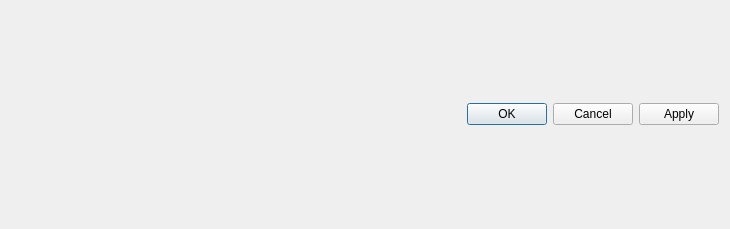
<?xml version="1.0" encoding="UTF-8"?>
<ui version="4.0">
 <class>Dialog</class>
 <widget class="QDialog" name="Dialog">
  <property name="geometry">
   <rect>
    <x>0</x>
    <y>0</y>
    <width>730</width>
    <height>229</height>
   </rect>
  </property>
  <property name="windowTitle">
   <string>Dialog</string>
  </property>
  <layout class="QVBoxLayout" name="verticalLayout">
   <item>
    <layout class="QGridLayout" name="gridLayout"/>
   </item>
   <item>
    <widget class="QDialogButtonBox" name="buttonBox">
     <property name="orientation">
      <enum>Qt::Horizontal</enum>
     </property>
     <property name="standardButtons">
      <set>QDialogButtonBox::Apply|QDialogButtonBox::Cancel|QDialogButtonBox::Ok</set>
     </property>
    </widget>
   </item>
  </layout>
 </widget>
 <resources/>
 <connections>
  <connection>
   <sender>buttonBox</sender>
   <signal>accepted()</signal>
   <receiver>Dialog</receiver>
   <slot>accept()</slot>
   <hints>
    <hint type="sourcelabel">
     <x>248</x>
     <y>254</y>
    </hint>
    <hint type="destinationlabel">
     <x>157</x>
     <y>274</y>
    </hint>
   </hints>
  </connection>
  <connection>
   <sender>buttonBox</sender>
   <signal>rejected()</signal>
   <receiver>Dialog</receiver>
   <slot>reject()</slot>
   <hints>
    <hint type="sourcelabel">
     <x>316</x>
     <y>260</y>
    </hint>
    <hint type="destinationlabel">
     <x>286</x>
     <y>274</y>
    </hint>
   </hints>
  </connection>
 </connections>
</ui>
